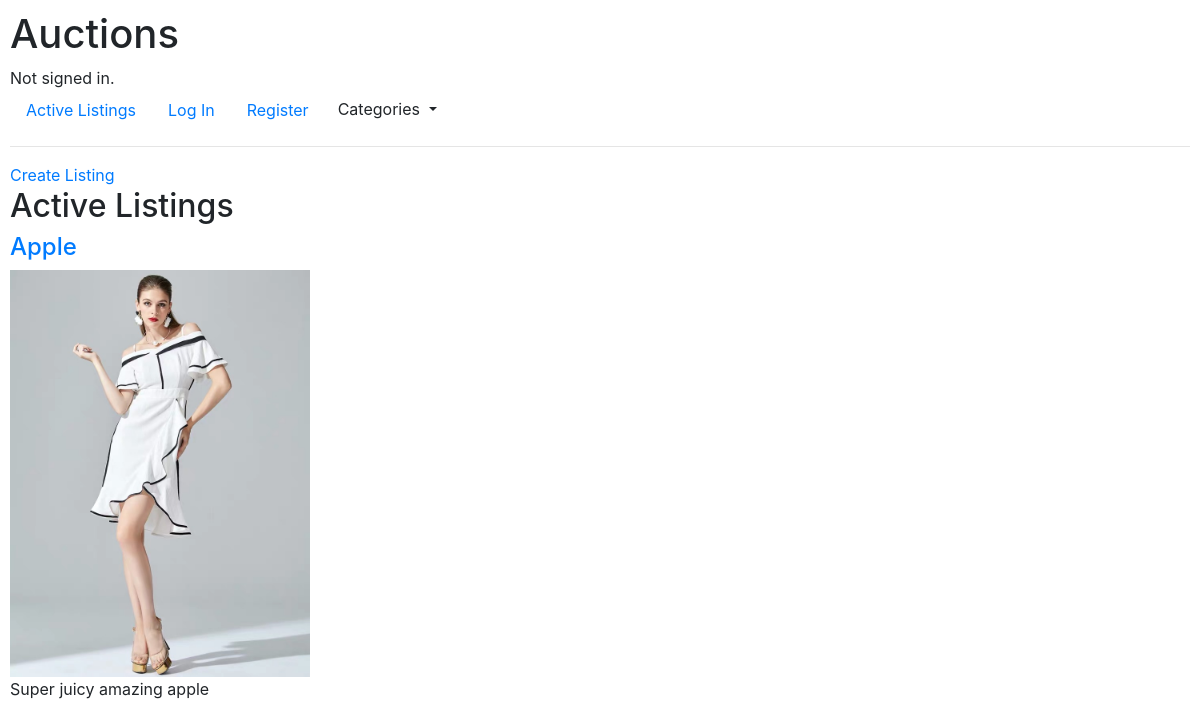
/, run on an earlier commit of the app's database.
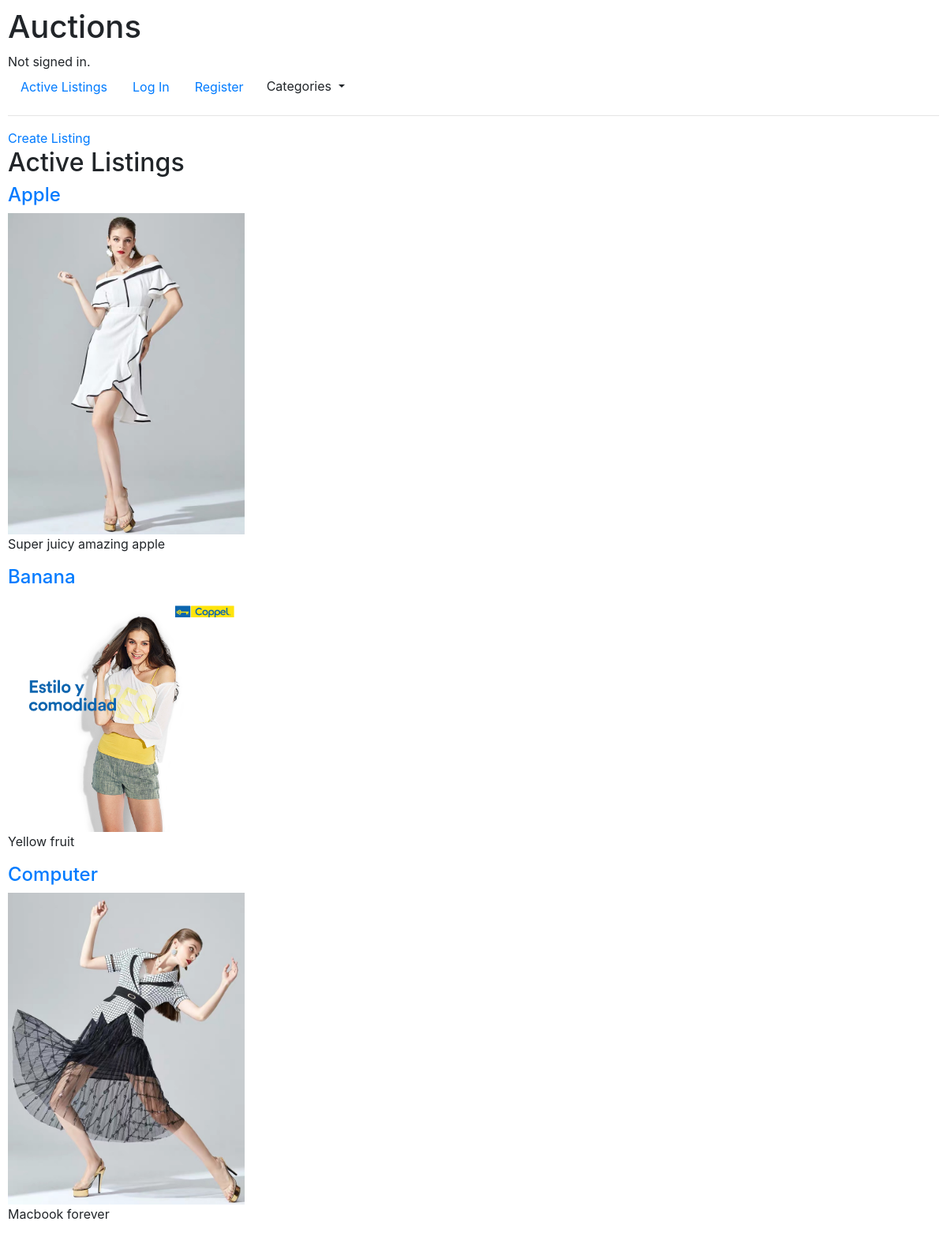
And on a later commit of the database.
### auctions/models.py (models this page shows, shortened)
class Listing(models.Model):
    title = models.CharField(max_length=64)
    description = models.TextField(max_length=500)
    image = models.ImageField(default='default.png')
    start_bid = models.DecimalField(max_digits=6, decimal_places=2)
    date_created = models.DateTimeField(default=timezone.now)
    category = models.ForeignKey(Category, on_delete=models.CASCADE)
    user = models.ForeignKey(User, on_delete=models.CASCADE)

### auctions/views.py (the view)
# urls.py: path("", views.index, name="index"),
def index(request):
    listings = Listing.objects.all()
    return render(request, "auctions/index.html", {
        "listings": listings,
        "categories": Category.objects.all()
    })

### auctions/models.py (called while the page is built)
    def __str__(self):
        return self.category

### auctions/templates/auctions/index.html
{% extends "auctions/layout.html" %}
{% block body %}
<a href="{% url 'create' %}">Create Listing</a>
    <h2>Active Listings</h2>
    {% for listing in listings %}
    <h4><a href="{% url 'item' listing.title %}">{{ listing.title }} </a></h4>
    <img src="{{ listing.image.url }}" alt="image" style="width: 300px; height:auto;">
    <p>{{ listing.description }}</p>
    {% endfor %}
{% endblock %}

### auctions/templates/auctions/layout.html (shortened to what this page needs)
{% load static %}
<!DOCTYPE html>
<html lang="en">
    <head>
        <link rel="stylesheet" href="https://stackpath.bootstrapcdn.com/bootstrap/4.4.1/css/bootstrap.min.css">
        <link href="{% static 'auctions/styles.css' %}" rel="stylesheet">
    </head>
    <body>
        <h1>Auctions</h1>
        <div>
            {% if user.is_authenticated %}
                Signed in as <strong>{{ user.username }}</strong>.
            {% else %}
                Not signed in.
            {% endif %}
        </div>
        <ul class="nav">
            <li class="nav-item">
                <a class="nav-link" href="{% url 'index' %}">Active Listings</a>
            </li>
            {% if user.is_authenticated %}
                <li class="nav-item">
                    <a class="nav-link" href="{% url 'logout' %}">Log Out</a>
                </li>
            {% else %}
                <li class="nav-item">
                    <a class="nav-link" href="{% url 'login' %}">Log In</a>
                </li>
                <li class="nav-item">
                    <a class="nav-link" href="{% url 'register' %}">Register</a>
                </li>
            {% endif %}
            <div class="dropdown">
                <button class="btn dropdown-toggle" type="button" id="dropdownMenuButton" data-toggle="dropdown" aria-haspopup="true" aria-expanded="false">
                    Categories
                </button>
            </div>
        </ul>
        <hr>
        {% block body %}
        {% endblock %}
    </body>
</html>

### auctions/static/auctions/styles.css (style rules this page uses)
body { padding: 10px; }

What changed in the data, as far as the page shows it:
added Listing: title "Banana", image (picture), description "Yellow fruit"
added Listing: title "Computer", image (picture), description "Macbook forever"
